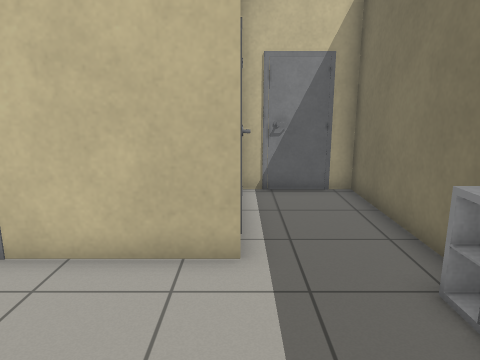
[1] (above)

23 first-person views from a walk through a Gazebo world. The camera is 1.3 m above the floor, tilts 12° down and sees 70° across. The floor is counted in squares, 0.5 m on a side. Each view is taken from the middle of a square. On the plan, view 1 faces up. The plan holds only what a view shows up to about 20 squares ahead; the rest is blank. Gazebo's built-in surfaces are drawn with simple patterns. Some stock models are drawn as simple stand-ins. Surface patterns are stand-ins for the level's own textures.

[2]
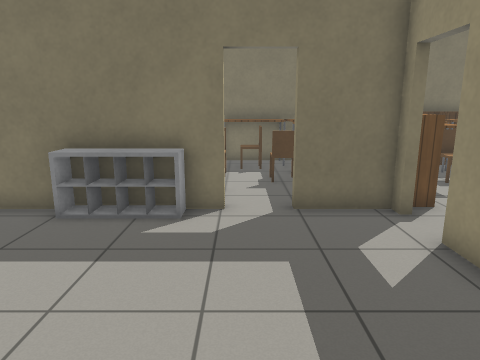

[3]
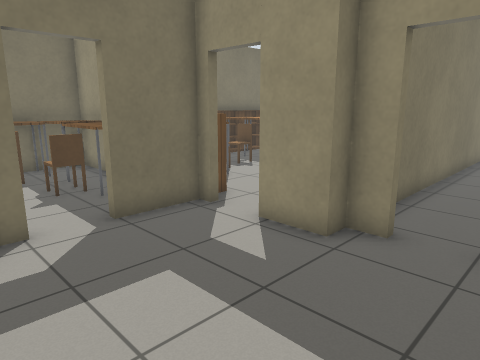

[4]
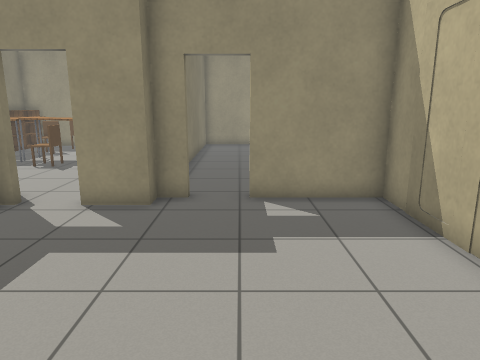

[5]
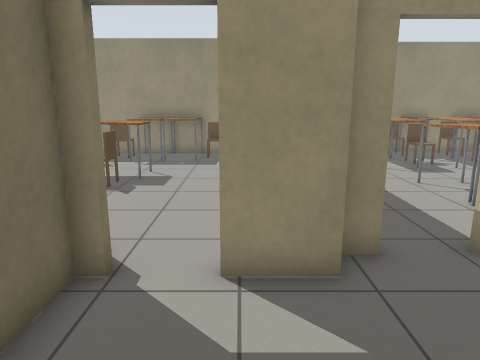

[6]
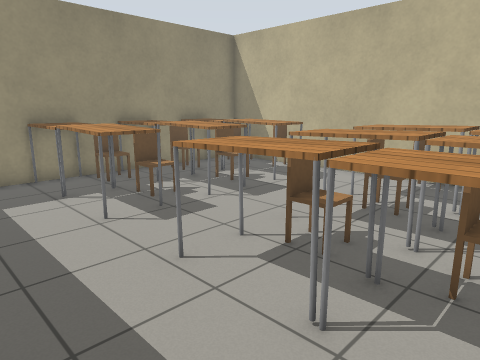

[7]
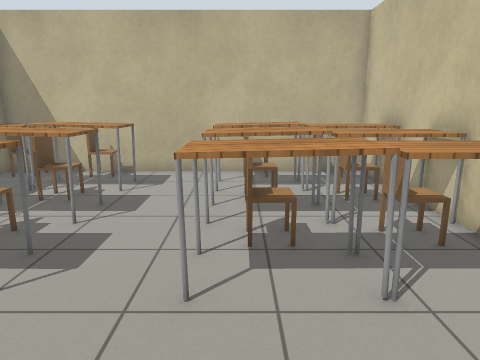

[8]
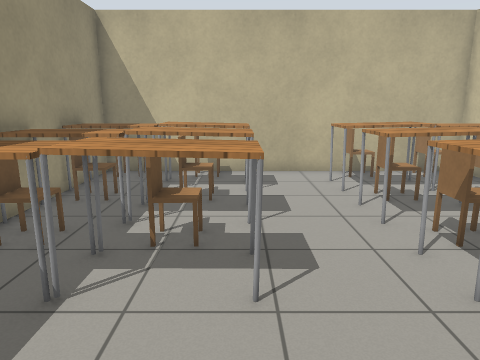

[9]
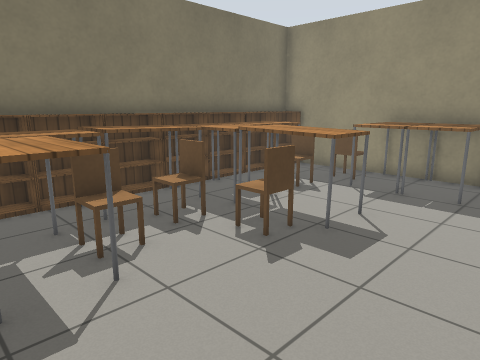

[10]
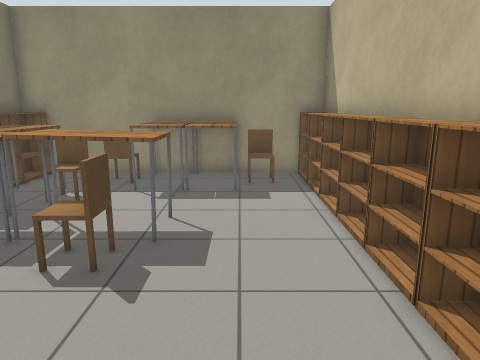

[11]
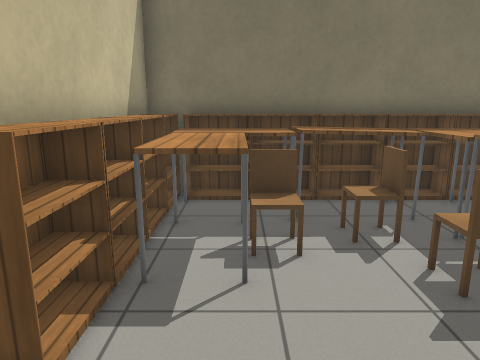

[12]
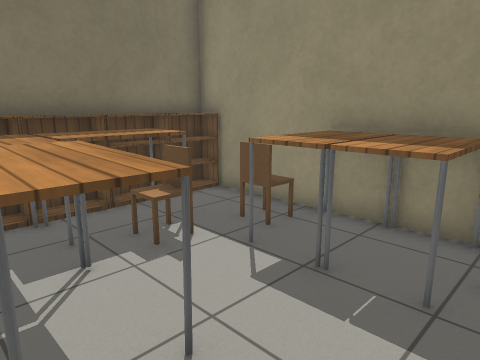

[13]
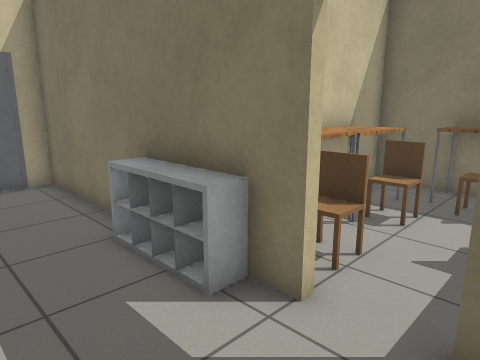

[14]
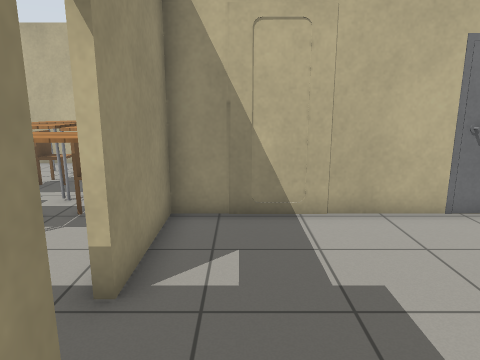

[15]
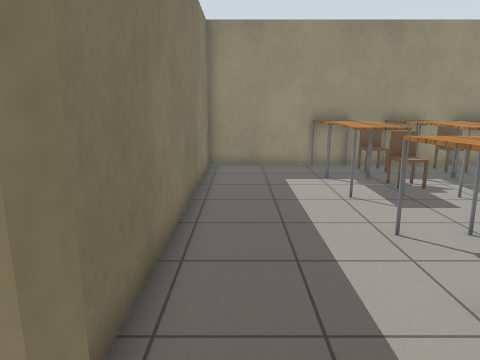

[16]
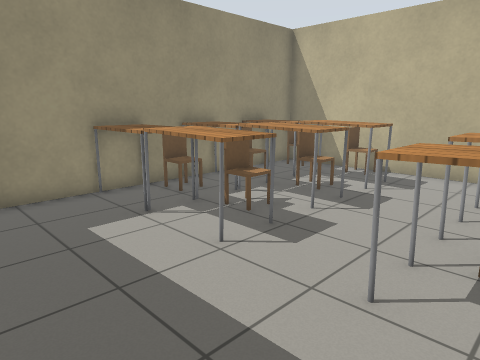

[17]
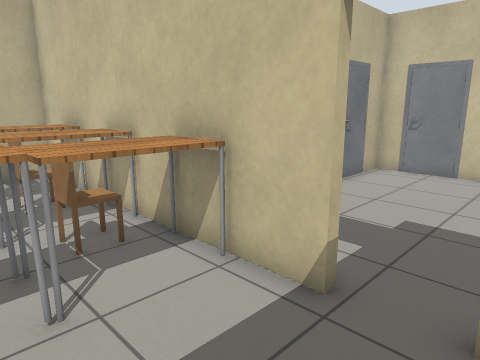

[18]
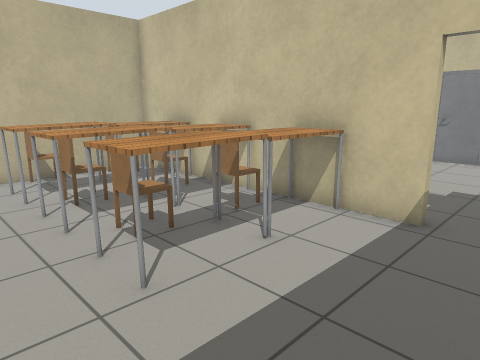

[19]
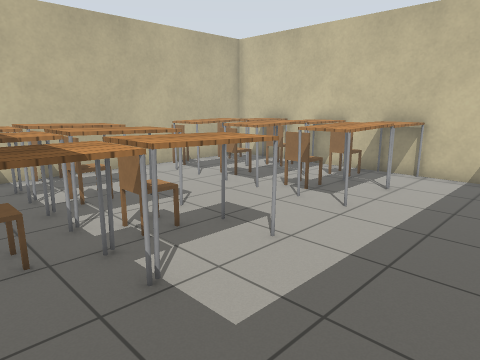

[20]
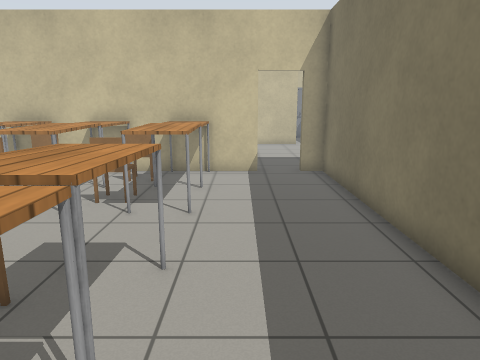

[21]
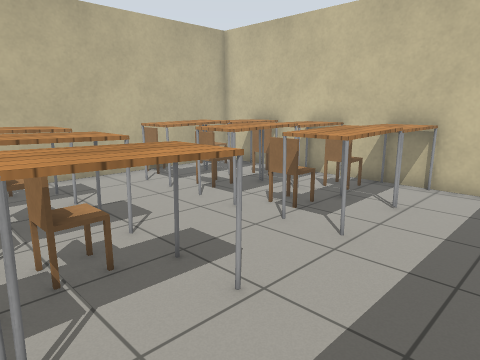

[22]
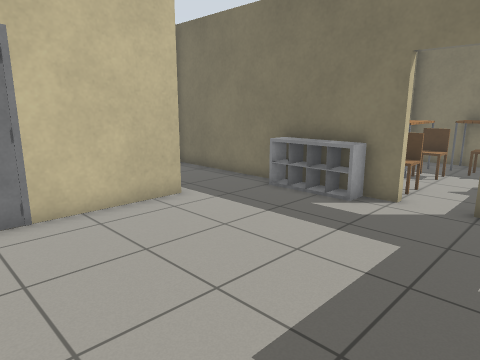

[23]
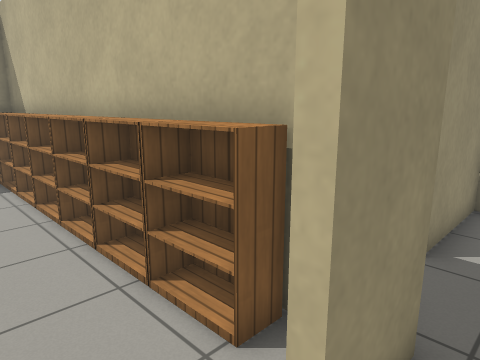

### Floor plan
Points are (right, up) in squares from view 1. A wall is a line through its corners. A room is listed if a view was taken in it or the views show most of it. See-through windows are left out.
Room 1 (views 1, 2, 3, 4, 5, 13, 14, 15, 22, 23)
walls: (3.6, 0.4) (3.6, 5.6); (0.1, 5.6) (-4.1, 5.6); (-1.5, -4.7) (-0.6, -4.7) (-0.6, -3.9) (1.4, -3.9); (-7.2, 2.1) (-7.2, -4.7) (-3.3, -4.7); (3.1, -3.9) (3.6, -3.9) (3.6, -1.4)
ways out: open door at (-2.5, -5) to room 2; open door at (2.5, -4) to room 2; open door at (4, -0.5) to room 3; opening at (-6, 3.5); opening at (2, 6)
objects: bookshelf (3, 2) to (3, 4)
Room 2 (views 6, 7, 8, 9, 10, 11, 12, 16, 17, 18, 19, 20, 21)
walls: (-3.3, -5) (-15, -5) (-15, -19.5) (-0.6, -19.5) (-0.6, -18.5) (11.4, -18.5) (11.4, -4.2) (4.9, -4.2); (-0.6, -5) (-1.5, -5)
ways out: open door at (-2.5, -5) to room 1; open door at (2.5, -4) to room 1
objects: chair (-14, -19) to (-14, -18); chair (-14, -16) to (-14, -15); chair (-14, -10) to (-14, -9); chair (-14, -7) to (-14, -6); table (-13, -19) to (-12, -17); table (-13, -16) to (-12, -14); table (-13, -11) to (-12, -9); table (-13, -8) to (-12, -6); chair (-11, -19) to (-10, -18); chair (-11, -16) to (-10, -15); chair (-11, -10) to (-10, -9); chair (-11, -7) to (-10, -6); table (-10, -19) to (-8, -17); table (-10, -16) to (-9, -14); table (-10, -11) to (-9, -9); table (-10, -8) to (-8, -6); chair (-8, -19) to (-7, -18); chair (-8, -16) to (-7, -15); chair (-8, -10) to (-7, -9); chair (-8, -7) to (-7, -6); table (-7, -19) to (-5, -17); table (-7, -16) to (-5, -14); table (-7, -8) to (-5, -6); table (-6, -11) to (-5, -9); bookshelf (0, -18) to (0, -17); bookshelf (0, -16) to (0, -15); bookshelf (0, -14) to (0, -13); bookshelf (0, -12) to (0, -11); bookshelf (0, -10) to (0, -9); bookshelf (0, -8); bookshelf (0, -7) to (0, -6); chair (2, -18) to (3, -17); table (3, -18) to (4, -16); bookshelf (4, -5) to (5, -5); table (5, -18) to (6, -16); table (5, -13) to (7, -12); chair (6, -11) to (6, -10); table (6, -7) to (8, -6); bookshelf (6, -5) to (7, -5); chair (7, -17); chair (7, -8) to (8, -7); chair (8, -15) to (8, -14); table (8, -13) to (10, -11); chair (8, -10) to (8, -9); bookshelf (8, -5); table (9, -16) to (10, -13); table (9, -10) to (9, -8); table (9, -7); bookshelf (9, -5) to (11, -5); bookshelf (10, -16) to (11, -15); bookshelf (10, -15) to (11, -13); bookshelf (10, -12) to (11, -11); bookshelf (10, -10) to (11, -9); bookshelf (10, -9) to (11, -8); bookshelf (10, -7) to (11, -6); bookshelf (11, -18) to (11, -17)
Room 3 (no view inside)
walls: (9.8, -3.9) (11.9, -3.9) (11.9, 3.1) (9.4, 3.1)
ways out: open door at (4, -0.5) to room 1
objects: chair (5, 1); table (6, -3) to (8, -2); table (6, 2) to (7, 2); chair (7, -2) to (8, -1); chair (8, 1); table (8, 2) to (10, 3); table (9, -3) to (11, -2); chair (10, -1) to (10, 0); table (11, -1) to (11, 1)

Where each view was taken, in squares from view 1:
view 1: 0 up, 0 right, facing up
view 2: 0 up, 5 left, facing right
view 3: 2 up, 4 left, facing down-right
view 4: 5 up, 3 left, facing down
view 5: 1 up, 1 right, facing down
view 6: 6 down, 2 left, facing down-left
view 7: 10 down, 1 left, facing left
view 8: 14 down, 1 left, facing left
view 9: 5 down, 1 right, facing down-right
view 10: 5 down, 3 right, facing down
view 11: 7 down, 1 right, facing right
view 12: 11 down, 2 right, facing down-right
view 13: 2 down, 0 right, facing up-right
view 14: 3 down, 1 right, facing left
view 15: 4 down, 2 left, facing down
view 16: 9 down, 1 left, facing down-left
view 17: 9 down, 1 left, facing up-left
view 18: 13 down, 1 left, facing up-left
view 19: 19 down, 1 left, facing up-left
view 20: 19 down, 4 left, facing up
view 21: 17 down, 2 left, facing up-left
view 22: 3 down, 6 left, facing up-right
view 23: 3 down, 3 right, facing down-left
